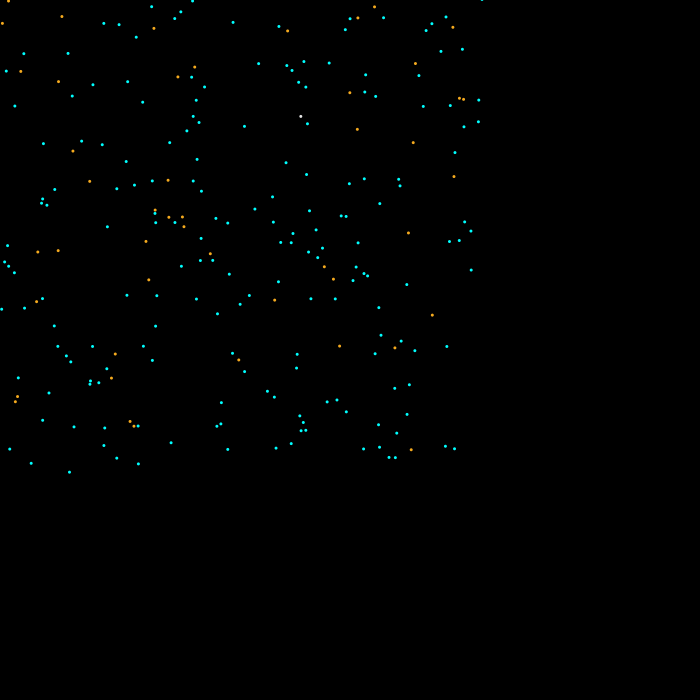
Frame 1 (no input)
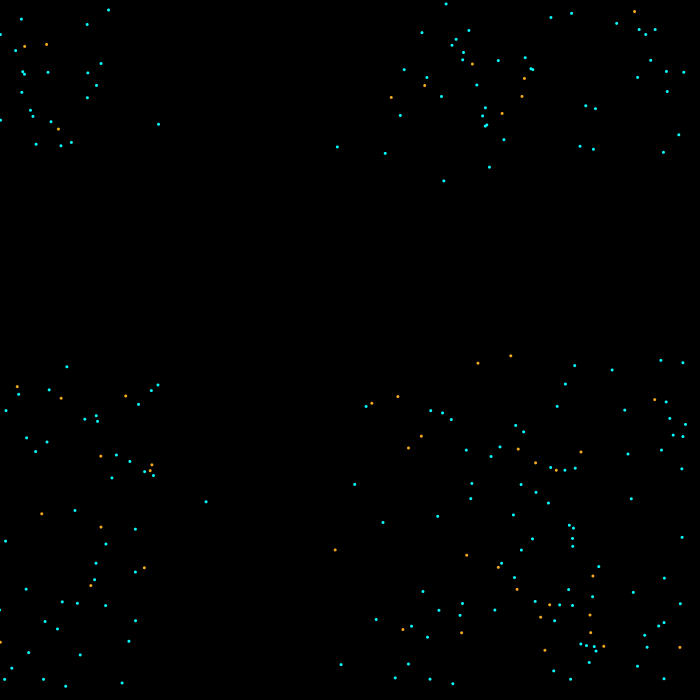
Frame 60 (the mouse pressed at the canvas centre just before this capture)
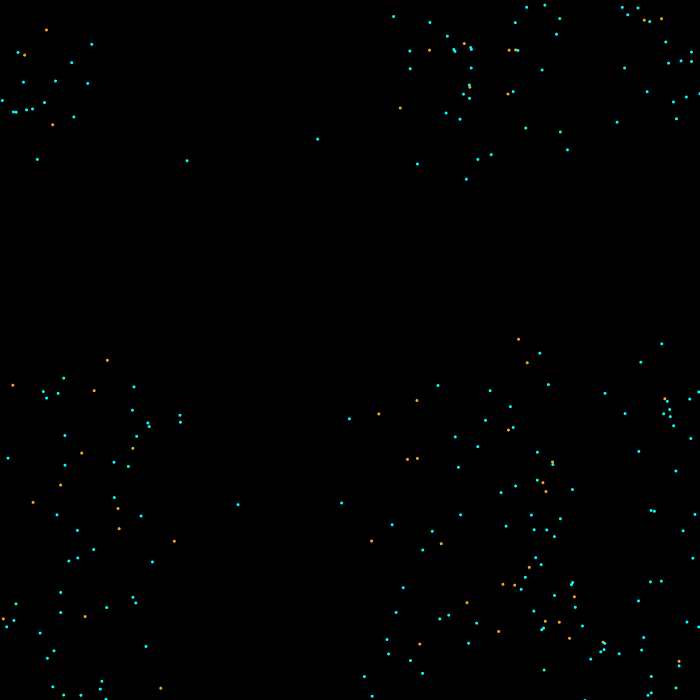
Frame 120 (the mouse held since frame 60 and released just before this capture)

The Processing sketch that drew these frames (run headless with seeded random() and noise(); from frame 60 on, the mouse is pressed at the canvas centre):

// Processing sketch: processing_42331
// ── processing_42331.pde

//By Randall Huynh
Bubble[] b;
int x, y;

void setup()
{
  size(700, 700);
  smooth();
  stroke(500);
  fill(255, 230);

  b = new Bubble[250];
  for (int i=0; i<250; i++)
  {
    b[i] = new Bubble();
    b[i].x = x+random(0,500);
    b[i].y = y+random(0,500);
    b[i].d = 3;
    b[i].v = 5;
    b[i].g=255;
    b[i].bl=255;
  
  

 }
  for(int p=0; p<50; p++)
  {
  b[p].rd=245;
  b[p].g=170;
  b[p].bl=30;
  }
}

void draw()
{
  background(#000000);
  for (int i=0; i<b.length; i++)
  {
    b[i].move();
    b[i].show();
  }
}

class Bubble
{
  float x, y;
  int d, v;
  int rd, g, bl;

  void show()
  {
    ellipse(x, y, d, d);
    fill(rd, g, bl);
    if(x>700)
    {
      x=0;
    }

    if(x<0)
    {
      x=700;
    }
    
    if(y>700)
    {
      y=0;
    }
    
    if(y<0)
    {
      y=700;
    }
    
}

  void move()
  {
    x=x+random(-5,5);
    y=y+random(-5,5);
    x += ( mouseX - width/2  ) * 0.01 * v;
    y += ( mouseY - height/2 ) * 0.01 * v;
  }
}
